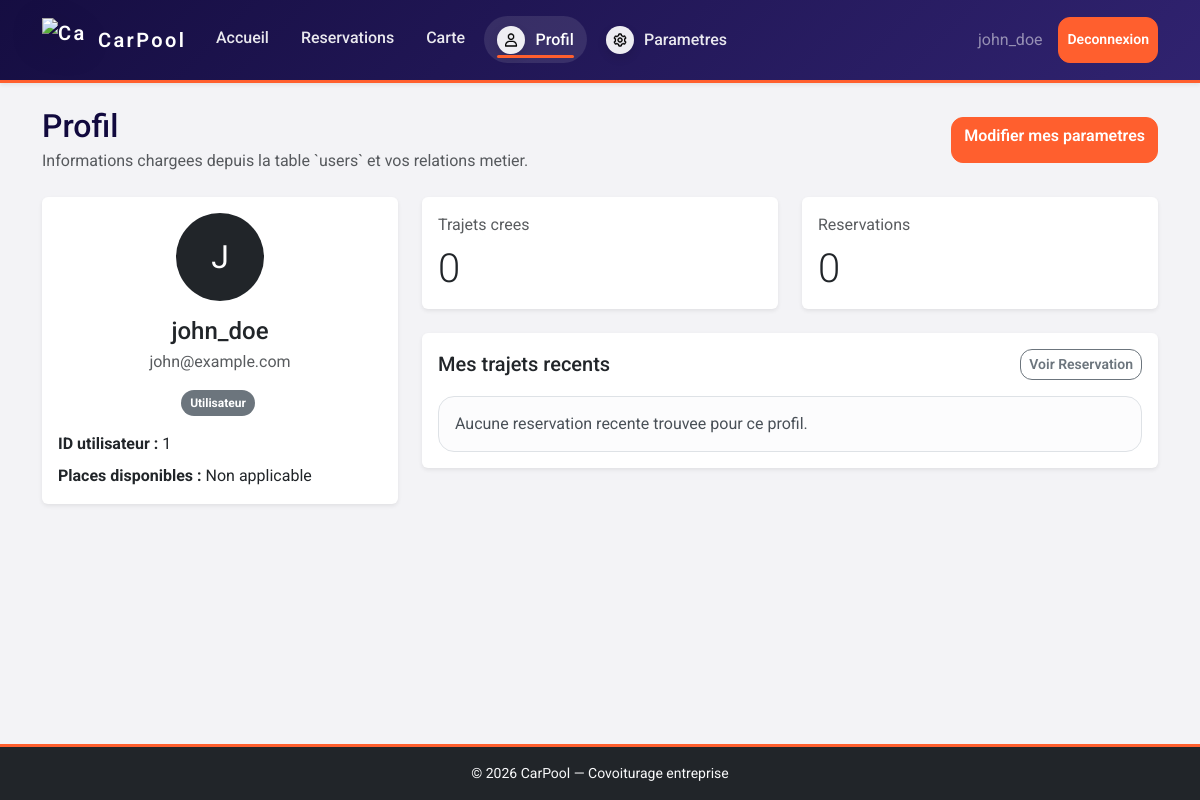
Before: /index.php?page=Profil (signed in) with the older database file.
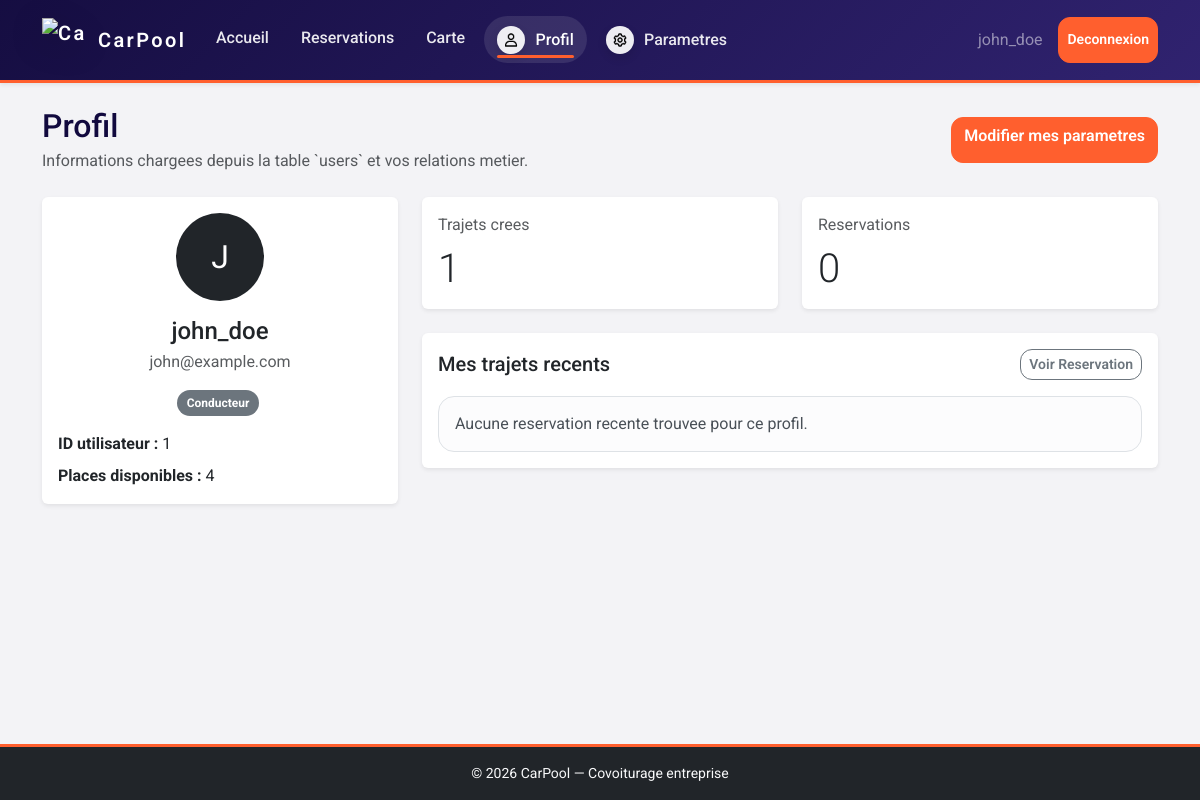
After: the same page with the newer database file.
### tables this page shows
CREATE TABLE users (
                       users_id INT PRIMARY KEY AUTO_INCREMENT,
                       user_name VARCHAR(100) NOT NULL,
                       user_password VARCHAR(255) NOT NULL,
                       user_email VARCHAR(150) NOT NULL UNIQUE
);

CREATE TABLE conductors (
                            conductors_id INT PRIMARY KEY AUTO_INCREMENT,
                            place_available INT NOT NULL CHECK (place_available >= 0),
                            users_id INT NOT NULL UNIQUE,
                            CONSTRAINT fk_conductors_users FOREIGN KEY (users_id)
                                REFERENCES users(users_id) ON DELETE CASCADE
);

### public/Profil.php (the view, shortened to what this page needs)
<?php
$pdo = getDB();
$profileStmt = $pdo->prepare('
    SELECT u.users_id, u.user_name, u.user_email,
           c.conductors_id, c.place_available,
           p.passengers_id
    FROM users u
    LEFT JOIN conductors c ON c.users_id = u.users_id
    LEFT JOIN passengers p ON p.users_id = u.users_id
    WHERE u.user_email = ?
    LIMIT 1
');
$profileStmt->execute([$_SESSION['user_email']]);
$profile = $profileStmt->fetch(PDO::FETCH_ASSOC);
    ?>
    <?php
$createdJourneysStmt = $pdo->prepare('
    SELECT COUNT(*)
    FROM CONDUIRE cd
    JOIN conductors c ON c.conductors_id = cd.conductors_id
    WHERE c.users_id = ?
');
$createdJourneysStmt->execute([$profile['users_id']]);
$createdJourneys = (int) $createdJourneysStmt->fetchColumn();
$reservedJourneys = 0;
$recentJourneys = [];
$initial = mb_strtoupper(mb_substr($profile['user_name'], 0, 1));
$roles = [];
if (!empty($profile['conductors_id'])) {
    $roles[] = 'Conducteur';
}
if ($roles === []) {
    $roles[] = 'Utilisateur';
}
?>
<main class="container py-4">
    <div class="d-flex flex-column flex-lg-row justify-content-between align-items-lg-center gap-3 mb-4">
        <div>
            <h1 class="h2 mb-1">Profil</h1>
            <p class="text-muted mb-0">Informations chargees depuis la table `users` et vos relations metier.</p>
        </div>
        <a class="btn btn-primary" href="index.php?page=Parametre">Modifier mes parametres</a>
    </div>
    <div class="row g-4">
        <div class="col-12 col-lg-4">
            <div class="card shadow-sm border-0 h-100">
                <div class="card-body text-center">
                    <div class="rounded-circle bg-dark text-white d-inline-flex align-items-center justify-content-center mb-3" style="width: 88px; height: 88px; font-size: 2rem;">
                        <?= htmlspecialchars($initial) ?>
                    </div>
                    <h2 class="h4 mb-1"><?= htmlspecialchars($profile['user_name']) ?></h2>
                    <p class="text-muted mb-3"><?= htmlspecialchars($profile['user_email']) ?></p>
                    <p class="mb-3">
                        <?php foreach ($roles as $role): ?>
                            <span class="badge text-bg-secondary me-1"><?= htmlspecialchars($role) ?></span>
                        <?php endforeach; ?>
                    </p>
                    <div class="text-start">
                        <p class="mb-2"><strong>ID utilisateur :</strong> <?= (int) $profile['users_id'] ?></p>
                        <p class="mb-0">
                            <strong>Places disponibles :</strong>
                            <?= $profile['place_available'] !== null ? (int) $profile['place_available'] : 'Non applicable' ?>
                        </p>
                    </div>
                </div>
            </div>
        </div>
        <div class="col-12 col-lg-8">
            <div class="row g-4 mb-4">
                <div class="col-md-6">
                    <div class="card shadow-sm border-0 h-100">
                        <div class="card-body">
                            <p class="text-muted mb-2">Trajets crees</p>
                            <p class="display-6 mb-0"><?= $createdJourneys ?></p>
                        </div>
                    </div>
                </div>
                <div class="col-md-6">
                    <div class="card shadow-sm border-0 h-100">
                        <div class="card-body">
                            <p class="text-muted mb-2">Reservations</p>
                            <p class="display-6 mb-0"><?= $reservedJourneys ?></p>
                        </div>
                    </div>
                </div>
            </div>
            <div class="card shadow-sm border-0">
                <div class="card-body">
                    <div class="d-flex justify-content-between align-items-center mb-3">
                        <h2 class="h5 mb-0">Mes trajets recents</h2>
                        <a class="btn btn-outline-secondary btn-sm" href="index.php?page=Reservation">Voir Reservation</a>
                    </div>
                    <?php if (empty($recentJourneys)): ?>
                        <div class="alert alert-light border mb-0">Aucune reservation recente trouvee pour ce profil.</div>
                    <?php endif; ?>
                </div>
            </div>
        </div>
    </div>
</main>

### public/doctype.php (shortened to what this page needs)
<!doctype html>
<html lang="fr">
<head>
    <link href="https://cdn.jsdelivr.net/npm/bootstrap@5.3.8/dist/css/bootstrap.min.css" rel="stylesheet">
    <link href="https://unpkg.com/maplibre-gl/dist/maplibre-gl.css" rel="stylesheet" />
    <link rel="stylesheet" href="carpool.css">
</head>
<body class="app-page">

### public/index.php (shortened to what this page needs)
<?php
$page = $_GET['page'] ?? 'home';
$isNotFound = false;
$baseDir = __DIR__;
require $baseDir . '/doctype.php';
if (!$isNotFound) {
    require $baseDir . '/navbar.php';
}
require $baseDir . '/' . $page . '.php';
if (!$isNotFound) {
    require $baseDir . '/footer.php';
} else {
    echo '</body></html>';
}
?>

### public/navbar.php (shortened to what this page needs)
<?php
$currentPage = $_GET['page'] ?? 'home';
$userName = htmlspecialchars($_SESSION['user_name'] ?? 'Utilisateur');
?>
<nav class="navbar navbar-expand-lg navbar-dark bg-dark shadow-sm">
    <div class="container">
        <a class="navbar-brand fw-semibold" href="index.php?page=home">
            <span class="brand-mark">
                <img class="brand-logo" src="img/CarPool détouré.png" alt="CarPool logo">
                <span>CarPool</span>
            </span>
        </a>
        <div class="collapse navbar-collapse" id="mainNavbar">
            <ul class="navbar-nav me-auto mb-2 mb-lg-0">
                <li class="nav-item">
                    <a class="nav-link <?= $currentPage === 'home' ? 'active' : '' ?>" href="index.php?page=home">Accueil</a>
                </li>
                <li class="nav-item">
                    <a class="nav-link <?= $currentPage === 'Reservation' ? 'active' : '' ?>" href="index.php?page=Reservation">Reservations</a>
                </li>
                <li class="nav-item">
                    <a class="nav-link <?= $currentPage === 'Map' ? 'active' : '' ?>" href="index.php?page=Map">Carte</a>
                </li>
                <li class="nav-item">
                    <a class="nav-link nav-link-with-icon <?= $currentPage === 'Profil' ? 'active' : '' ?>" href="index.php?page=Profil">
                        <span class="nav-icon-badge" aria-hidden="true">
                            <img class="nav-icon" src="img/img_icons/user.png" alt="">
                        </span>
                        <span>Profil</span>
                    </a>
                </li>
                <li class="nav-item">
                    <a class="nav-link nav-link-with-icon <?= $currentPage === 'Parametre' ? 'active' : '' ?>" href="index.php?page=Parametre">
                        <span class="nav-icon-badge" aria-hidden="true">
                            <img class="nav-icon" src="img/img_icons/settings.png" alt="">
                        </span>
                        <span>Parametres</span>
                    </a>
                </li>
            </ul>
            <div class="d-flex align-items-center gap-3">
                <span class="navbar-text text-white-50"><?= $userName ?></span>
                <form method="post" action="deconnexion.php" class="mb-0">
                    <button type="submit" class="btn btn-outline-light btn-sm">Deconnexion</button>
                </form>
            </div>
        </div>
    </div>
</nav>

### public/footer.php
<footer class="bg-dark text-light text-center py-3 mt-4">
    <p class="mb-0 small">&copy; <?= date('Y') ?> CarPool &mdash; Covoiturage entreprise</p>
</footer>
</body>
</html>

### public/carpool.css (style rules this page uses)
:root { --bg: #f3f3f6; --surface: rgba(255, 255, 255, 0.96); --surface-strong: #ffffff; --surface-soft: #ececf2; --text: #11093e; --muted: #4c4b5d; --line: rgba(17, 9, 62, 0.12); --brand: #ff5f2e; --brand-dark: #11093e; --accent: #4c4b5d; --shadow: 0 16px 36px rgba(17, 9, 62, 0.1); --radius-lg: 24px; --radius-md: 16px; --radius-sm: 12px; }
*, *::before, *::after { box-sizing: border-box; }
html { font-size: 16px; }
body { margin: 0; min-height: 100vh; color: var(--text); font-family: "Roboto", "Segoe UI", Tahoma, Geneva, Verdana, sans-serif; background: var(--bg); }
a { color: inherit; }
.app-page { display: flex; flex-direction: column; overflow-x: hidden; }
.app-page main, .app-page > .container, .app-page > .container-fluid { flex: 1 0 auto; }
button, .btn { border-radius: var(--radius-sm); font-weight: 600; transition: transform 0.18s ease, box-shadow 0.18s ease, background-color 0.18s ease, border-color 0.18s ease; }
button[type="submit"], .btn-primary, .btn-secondary { min-height: 46px; border: 1px solid var(--brand); background: var(--brand); color: #fff; box-shadow: none; }
.error-banner, .alert { border: 1px solid transparent; border-radius: var(--radius-md); padding: 0.95rem 1rem; }
.navbar { background: linear-gradient(135deg, rgba(17, 9, 62, 0.98), rgba(40, 26, 106, 0.96)) !important; border-bottom: 3px solid var(--brand); box-shadow: 0 10px 24px rgba(17, 9, 62, 0.18); padding-top: 0.8rem; padding-bottom: 0.8rem; }
.navbar-brand { font-weight: 800; letter-spacing: 0.12em; color: #ffffff !important; }
.brand-mark { display: inline-flex; align-items: center; gap: 0.75rem; }
.brand-logo { width: 44px; height: 44px; object-fit: contain; filter: drop-shadow(0 8px 16px rgba(0, 0, 0, 0.2)); animation: float-soft 3.8s ease-in-out infinite; }
.nav-link { position: relative; margin-right: 0.3rem; color: rgba(255, 255, 255, 0.9) !important; font-weight: 500; border-radius: 999px; padding: 0.6rem 0.85rem !important; transition: color 0.2s ease, background-color 0.2s ease, transform 0.2s ease; }
.nav-link:hover, .nav-link.active { color: #fff !important; background: rgba(255, 255, 255, 0.1); }
.nav-link::after { content: ""; position: absolute; left: 0.85rem; right: 0.85rem; bottom: 0.35rem; height: 3px; border-radius: 999px; background: var(--brand); transform: scaleX(0); transform-origin: center; transition: transform 0.2s ease; }
.nav-link:hover::after, .nav-link.active::after { transform: scaleX(1); }
.nav-link-with-icon { display: inline-flex; align-items: center; gap: 0.65rem; }
.nav-icon-badge { width: 28px; height: 28px; display: inline-flex; align-items: center; justify-content: center; border-radius: 50%; background: rgba(255, 255, 255, 0.92); box-shadow: 0 4px 10px rgba(0, 0, 0, 0.12); flex: 0 0 28px; }
.nav-icon { width: 16px; height: 16px; object-fit: contain; opacity: 1; filter: none; }
.container, .container-fluid { position: relative; }
.badge { padding: 0.6em 0.8em; border-radius: 999px; font-weight: 700; }
footer { margin-top: auto; background: #11093e !important; border-top: 3px solid var(--brand); }

Changed rows visible on the page:
no longer on this page (row unchanged): users: user_name "J", user_name "john_doe", user_email "john@example.com", users_id "1"
now on this page (row edited): conductors: users.user_name "J", users.user_name "john_doe", users.user_email "john@example.com", users.users_id "1", place_available "4"
Other visible differences:
$createdJourneys: "0" → "1"
new list line: "Conducteur"
list line gone: "Utilisateur"
text no longer shown: "Non applicable"
